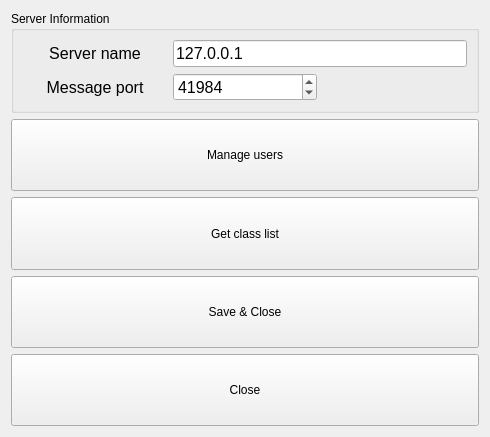
<?xml version="1.0" encoding="UTF-8"?>
<ui version="4.0">
 <class>ServerInfo</class>
 <widget class="QWidget" name="ServerInfo">
  <property name="geometry">
   <rect>
    <x>0</x>
    <y>0</y>
    <width>490</width>
    <height>437</height>
   </rect>
  </property>
  <property name="windowTitle">
   <string>Choose your task</string>
  </property>
  <layout class="QVBoxLayout" name="verticalLayout_2">
   <item>
    <widget class="QGroupBox" name="serverGBox">
     <property name="enabled">
      <bool>true</bool>
     </property>
     <property name="sizePolicy">
      <sizepolicy hsizetype="MinimumExpanding" vsizetype="MinimumExpanding">
       <horstretch>0</horstretch>
       <verstretch>1</verstretch>
      </sizepolicy>
     </property>
     <property name="title">
      <string>Server Information</string>
     </property>
     <layout class="QVBoxLayout" name="verticalLayout">
      <item>
       <layout class="QGridLayout" name="gridLayout">
        <item row="0" column="0">
         <widget class="QLabel" name="serverLabel">
          <property name="sizePolicy">
           <sizepolicy hsizetype="Preferred" vsizetype="MinimumExpanding">
            <horstretch>0</horstretch>
            <verstretch>1</verstretch>
           </sizepolicy>
          </property>
          <property name="font">
           <font>
            <pointsize>12</pointsize>
           </font>
          </property>
          <property name="text">
           <string>Server name</string>
          </property>
          <property name="alignment">
           <set>Qt::AlignCenter</set>
          </property>
         </widget>
        </item>
        <item row="1" column="0">
         <widget class="QLabel" name="mportLabel">
          <property name="sizePolicy">
           <sizepolicy hsizetype="Preferred" vsizetype="MinimumExpanding">
            <horstretch>0</horstretch>
            <verstretch>1</verstretch>
           </sizepolicy>
          </property>
          <property name="font">
           <font>
            <pointsize>12</pointsize>
           </font>
          </property>
          <property name="text">
           <string>Message port</string>
          </property>
          <property name="alignment">
           <set>Qt::AlignCenter</set>
          </property>
         </widget>
        </item>
        <item row="1" column="1">
         <widget class="QSpinBox" name="mportSB">
          <property name="sizePolicy">
           <sizepolicy hsizetype="Minimum" vsizetype="MinimumExpanding">
            <horstretch>0</horstretch>
            <verstretch>1</verstretch>
           </sizepolicy>
          </property>
          <property name="font">
           <font>
            <pointsize>12</pointsize>
           </font>
          </property>
          <property name="maximum">
           <number>65535</number>
          </property>
          <property name="value">
           <number>41984</number>
          </property>
         </widget>
        </item>
        <item row="0" column="1" colspan="2">
         <widget class="QLineEdit" name="serverLE">
          <property name="sizePolicy">
           <sizepolicy hsizetype="Expanding" vsizetype="MinimumExpanding">
            <horstretch>0</horstretch>
            <verstretch>1</verstretch>
           </sizepolicy>
          </property>
          <property name="font">
           <font>
            <pointsize>12</pointsize>
           </font>
          </property>
          <property name="text">
           <string>127.0.0.1</string>
          </property>
         </widget>
        </item>
       </layout>
      </item>
     </layout>
    </widget>
   </item>
   <item>
    <widget class="QPushButton" name="manageUsersButton">
     <property name="sizePolicy">
      <sizepolicy hsizetype="MinimumExpanding" vsizetype="MinimumExpanding">
       <horstretch>0</horstretch>
       <verstretch>1</verstretch>
      </sizepolicy>
     </property>
     <property name="text">
      <string>Manage users</string>
     </property>
    </widget>
   </item>
   <item>
    <widget class="QPushButton" name="classListButton">
     <property name="sizePolicy">
      <sizepolicy hsizetype="Minimum" vsizetype="MinimumExpanding">
       <horstretch>0</horstretch>
       <verstretch>1</verstretch>
      </sizepolicy>
     </property>
     <property name="text">
      <string>Get class list</string>
     </property>
    </widget>
   </item>
   <item>
    <widget class="QPushButton" name="saveCloseButton">
     <property name="sizePolicy">
      <sizepolicy hsizetype="MinimumExpanding" vsizetype="MinimumExpanding">
       <horstretch>0</horstretch>
       <verstretch>1</verstretch>
      </sizepolicy>
     </property>
     <property name="text">
      <string>Save &amp;&amp; Close</string>
     </property>
    </widget>
   </item>
   <item>
    <widget class="QPushButton" name="closeButton">
     <property name="sizePolicy">
      <sizepolicy hsizetype="Minimum" vsizetype="MinimumExpanding">
       <horstretch>0</horstretch>
       <verstretch>1</verstretch>
      </sizepolicy>
     </property>
     <property name="text">
      <string>Close</string>
     </property>
    </widget>
   </item>
  </layout>
 </widget>
 <tabstops>
  <tabstop>serverLE</tabstop>
  <tabstop>mportSB</tabstop>
 </tabstops>
 <resources/>
 <connections/>
</ui>
